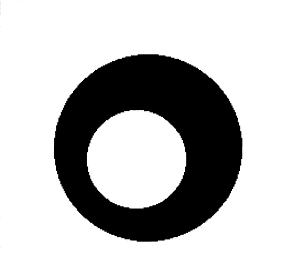
#> input picture src/01.png, 281 x 280 px, given in place of parafuso_porca.bmp, which was not available
$ python questao_1.3.py   (Python 2 division)   (older library calls are emulated)
#> lines starting #> are read from the running program, lines starting #| are printed output that depends on the picture; after the words box and inside, x2 and y2 are one past the last pixel; in counts of white or black regions, pixels touching at a corner belong together; pictures that were not available may be replaced by others from this repository, and a replacement may not be noted
#coding: utf-8
#!/usr/bin/python

'''
@Author RodriguesFAS
@Date 07/09/2017
@Email <fasr@cin.ufpe.br> || <franciscosouzaacer@gmail.com>
@site <htpp://rodriguesfas.com.br>
'''

# Python 2/3 compatibility
from __future__ import print_function

import cv2
import numpy as np

img_base = cv2.imread('../src/parafuso_porca.bmp')
#> img_base is the input picture: shape (280, 281, 3); min 0, max 255, mean 190
img_alvo = cv2.imread('../src/objetos.bmp')
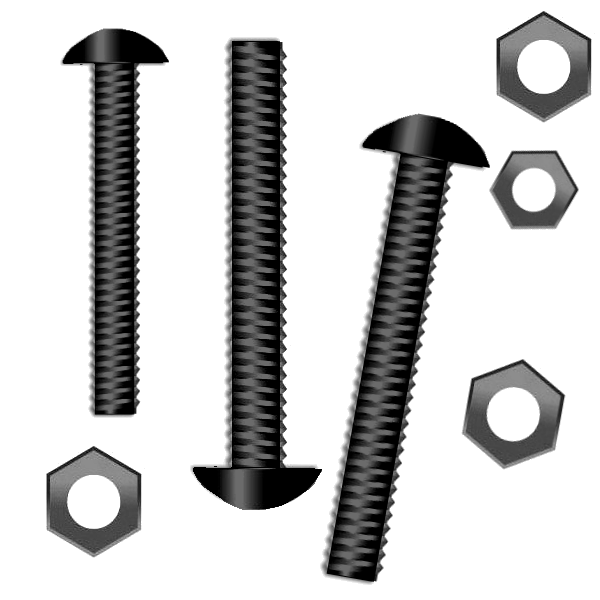
#> input picture src/objetos.bmp, 600 x 600 px
#> img_alvo is the input picture: shape (600, 600, 3); min 0, max 255, mean 202.7

gray_img_base = cv2.cvtColor(img_base, cv2.COLOR_BGR2GRAY)
gray_img_alvo = cv2.cvtColor(img_alvo, cv2.COLOR_BGR2GRAY)

t_base, dst_base = cv2.threshold(gray_img_base, 0, 255, cv2.THRESH_TRIANGLE)
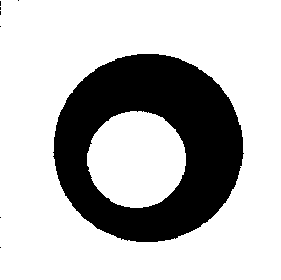
#> dst_base: shape (280, 281); 73.9% white; 8 black regions (7 under 20 px), largest, box (x1, y1, x2, y2) and area: (53, 54, 244, 242) 20519
#> t_base = 253
t_alvo, dst_alvo = cv2.threshold(gray_img_alvo, 0, 255, cv2.THRESH_TRIANGLE)
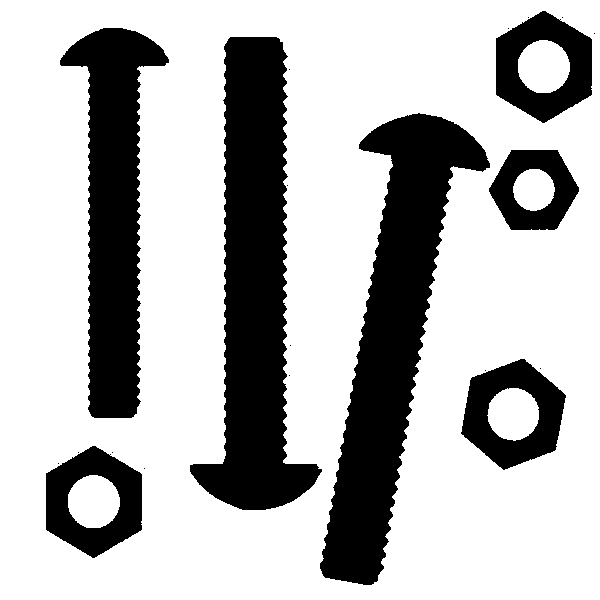
#> dst_alvo: shape (600, 600); 71.3% white; 21 black regions (14 under 20 px)
#> t_alvo = 253

_, contours_base, _ = cv2.findContours(dst_base, cv2.CHAIN_APPROX_NONE, cv2.RETR_LIST)
#> contours_base = 3 contours; box (x1, y1, x2, y2) and area: (0, 0, 281, 280) 78104, (52, 53, 245, 243) 28282, (87, 111, 186, 208) 7347
_, contours_alvo, _ = cv2.findContours(dst_alvo, cv2.CHAIN_APPROX_NONE, cv2.RETR_LIST)
#> contours_alvo = 28 contours, 16 with area under 20; largest, box (x1, y1, x2, y2) and area: (0, 0, 600, 600) 358801, (319, 112, 491, 586) 30982, (189, 36, 323, 511) 30714, (59, 27, 170, 419) 21056, (460, 358, 567, 471) 8334

parafuso_base = 0
porca_base = 0

for c in contours_base:
    area = cv2.contourArea(c)

    if area > 2500 and area < 10000:
    	porca_base = area
        cv2.drawContours(img_base, [c], 0, (0, 255, 0), 2, cv2.LINE_AA)

    if area > 10000 and area < 35000:
    	parafuso_base = area
    	cv2.drawContours(img_base, [c], 0, (0, 255, 0), 2, cv2.LINE_AA)
#> this loop made 3 passes
#> (area, porca_base) on pass 1: (7347, 7347)
#> (area, parafuso_base) on pass 2: (28282.5, 28282.5)
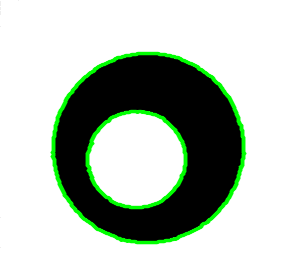
#> img_base: shape (280, 281, 3); 5.96% of pixels changed, all inside (x1, y1, x2, y2) = (50, 51, 247, 245)

contPar = 0
contPor = 0

erroPar = 10600
erroPor = 3000

for c in contours_alvo:
    area = cv2.contourArea(c)

    if area > parafuso_base - erroPar and area < parafuso_base + erroPar:
    	cv2.drawContours(img_alvo, [c], 0, (0, 255, 0), 2, cv2.LINE_AA)
        contPar+=1

    elif area > porca_base - erroPor and area < porca_base + erroPor:
    	cv2.drawContours(img_alvo, [c], 0, (0, 255, 0), 2, cv2.LINE_AA)
        contPor+=1
#> this loop made 28 passes
#> area on passes 1, 7, 8, 12, 15, 16, 17, 19, 20, 23, 27, 28: 2100.5, 8257.5, 2054.5, 8334, 1310.5, 5590, 30982.5, 2100.5, 30713.5, 21056.5, 8257.5, 358801
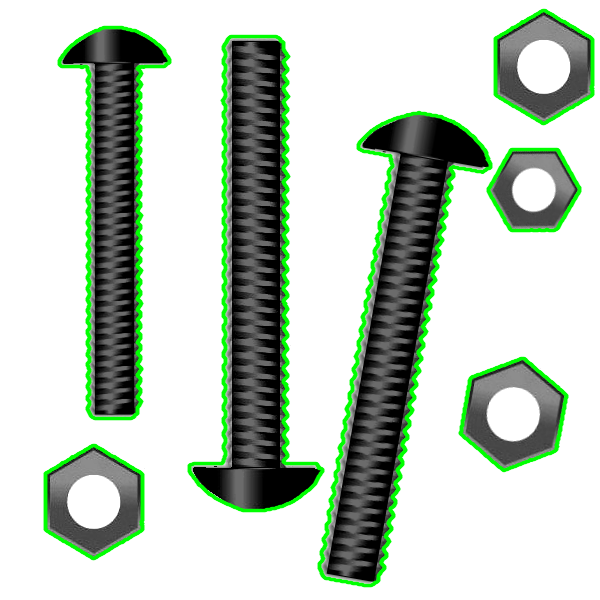
#> img_alvo: shape (600, 600, 3); 6.97% of pixels changed, all inside (x1, y1, x2, y2) = (43, 8, 595, 588)
#> after the loop, contPar = 3; contPor = 4

print("{} Parafuso(s)".format(contPar))
#| 3 Parafuso(s)
print("{} Porca(s)".format(contPor))
#| 4 Porca(s)

cv2.imshow('Img Base', img_base)
cv2.imshow('Img Alvo', img_alvo)

cv2.waitKey(0)
